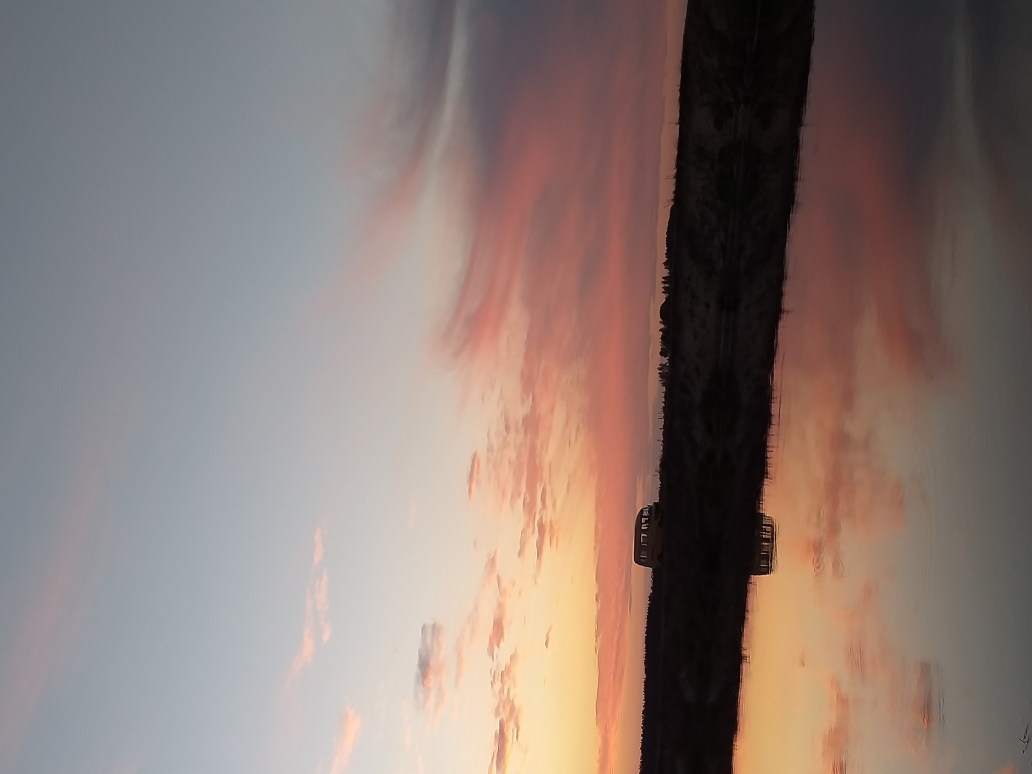
#> input picture PY_labs_2Sem-Pillow_lab/photos/sky.jpg, 4128 x 3096 px, given in place of tree1.jpg, which was not available (shown at 1/4 size)
$ python Pillow.py
#> lines starting #> are read from the running program, lines starting #| are printed output that depends on the picture; pictures that were not available may be replaced by others from this repository, and a replacement may not be noted
from PIL import Image, ImageDraw, ImageFont
import sys
from PIL import ImageOps
import qrcode

try:
    bon = Image.open("tree1.jpg")
#> bon is the input picture: PIL image 4128x3096 RGB; mean R, G, B 137.2, 121.3, 115.3
except:
    print("Unable to load image")
    sys.exit(1)

def get_date_taken(bon):
    return bon.getexif()[306]
print (get_date_taken(bon))
#| 2020:08:15 20:31:22

idraw = ImageDraw.Draw(bon)
text = "Artemiy Bonokhov " + get_date_taken(bon)
#> text = 'Artemiy Bonokhov 2020:08:15 20:31:22'
font = ImageFont.truetype("arial.ttf", size=126)
idraw.text((1000, 2800), text, fill='pink', font=font)
bon.save('tree1_watermarked.jpg')
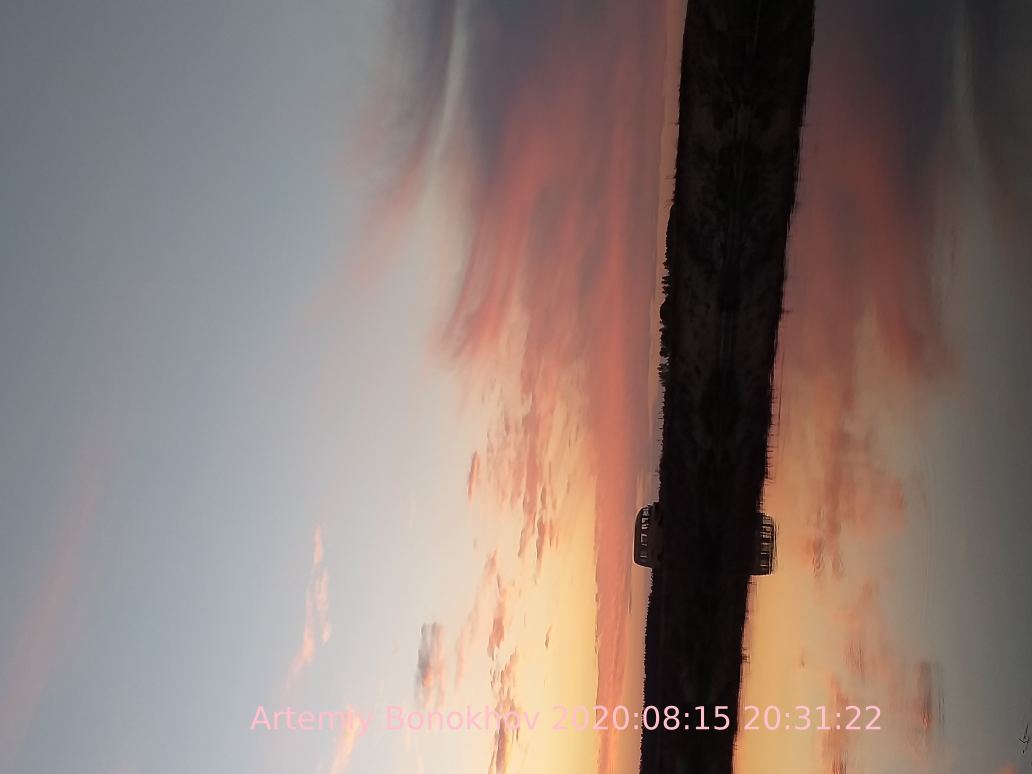
#> saved as tree1_watermarked.jpg: PIL image 4128x3096 RGB (shown at 1/4 size); mean R, G, B 137.5, 121.5, 115.7


def watermark_photo(input_image_path,
                    output_image_path,
                    watermark_image_path,
                    position):
#> called with input_image_path = 'tree1_watermarked.jpg', output_image_path = 'logo_tree1.jpg', watermark_image_path = 'logo1.jpg', position = (3500, 0)
    base_image = Image.open(input_image_path)
    watermark = Image.open(watermark_image_path)
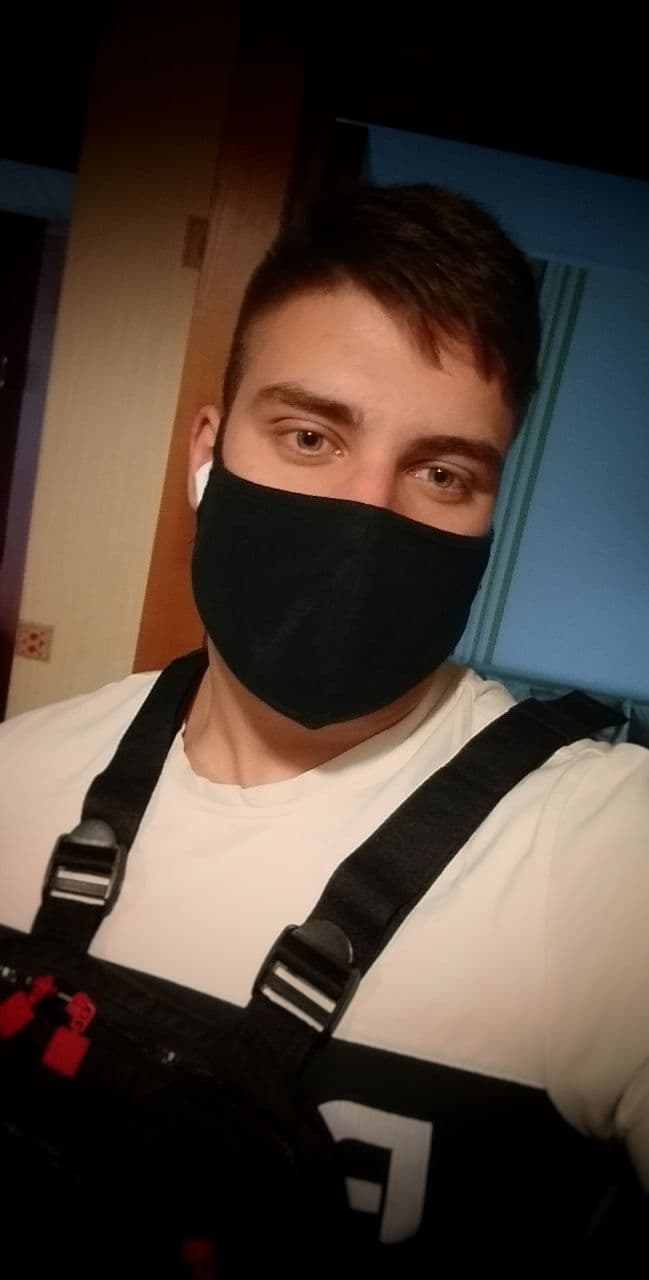
#> input picture PY_labs_2Sem-Pillow_lab/PY_labs_2Sem-Pillow_lab/logo1.jpg, 649 x 1280 px
#> watermark is the input picture: PIL image 649x1280 RGB; mean R, G, B 77.9, 64.6, 55.7

    # add watermark to your image
    base_image.paste(watermark, position)
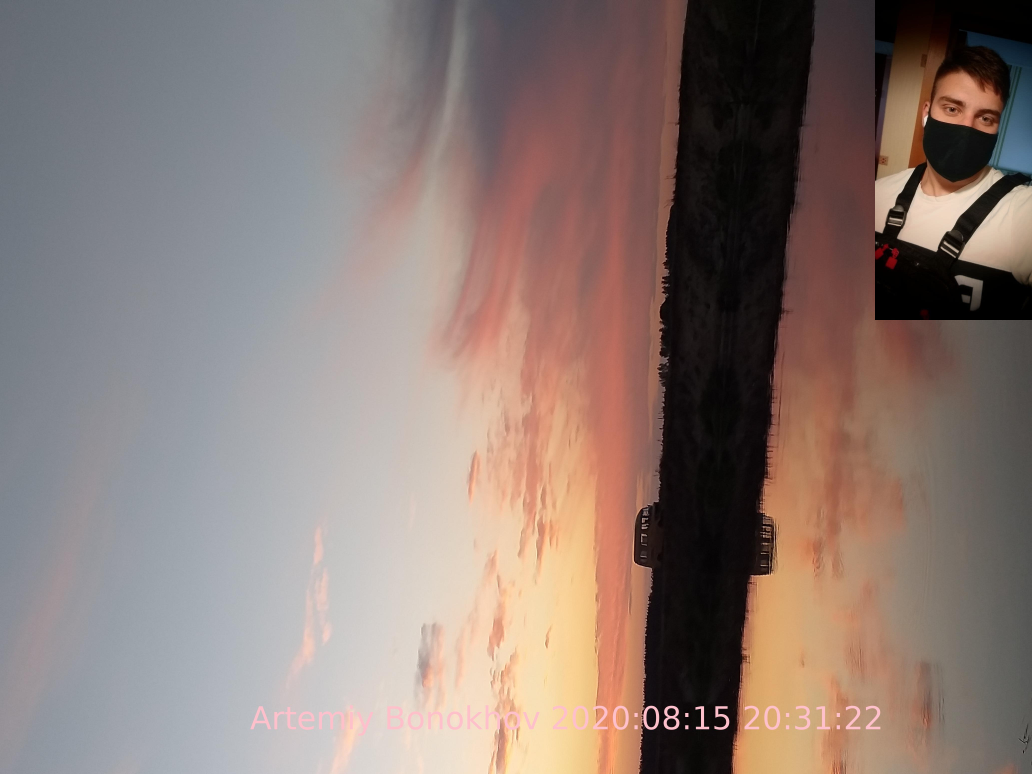
#> base_image: PIL image 4128x3096 RGB (shown at 1/4 size); mean R, G, B 138.3, 121.9, 115.9
    base_image.save(output_image_path)


if __name__ == '__main__':
    img = 'tree1_watermarked.jpg'
    watermark_photo(img, 'logo_tree1.jpg',
                         'logo1.jpg', position=(3500, 0))

img_bg = Image.open('logo_tree1.jpg')
qr = qrcode.QRCode(box_size=14, border=2)
qr.add_data('https://vk.com/therealbons')
qr.make()
img_qr = qr.make_image()
#pos = (img_bg.size[0] - img_qr.size[0], img_bg.size[1] - img_qr.size[1])
#> (the run stopped early here; a loop or call above may not have finished)
